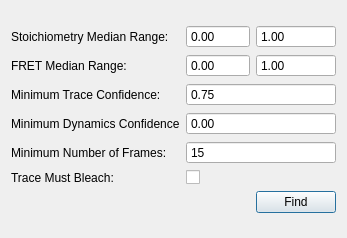
<?xml version="1.0" encoding="UTF-8"?>
<ui version="4.0">
 <class>TraceWindowInspector</class>
 <widget class="QDialog" name="TraceWindowInspector">
  <property name="geometry">
   <rect>
    <x>0</x>
    <y>0</y>
    <width>347</width>
    <height>238</height>
   </rect>
  </property>
  <property name="sizePolicy">
   <sizepolicy hsizetype="Preferred" vsizetype="Preferred">
    <horstretch>0</horstretch>
    <verstretch>0</verstretch>
   </sizepolicy>
  </property>
  <property name="minimumSize">
   <size>
    <width>0</width>
    <height>0</height>
   </size>
  </property>
  <property name="maximumSize">
   <size>
    <width>1000</width>
    <height>1000</height>
   </size>
  </property>
  <property name="windowTitle">
   <string>Adjust</string>
  </property>
  <layout class="QGridLayout" name="gridLayout">
   <item row="4" column="0">
    <layout class="QGridLayout" name="gridLayout_2">
     <item row="1" column="0">
      <widget class="QLabel" name="FretLabel">
       <property name="text">
        <string>FRET Median Range:</string>
       </property>
      </widget>
     </item>
     <item row="0" column="1">
      <widget class="QDoubleSpinBox" name="spinBoxStoiLo">
       <property name="frame">
        <bool>true</bool>
       </property>
       <property name="buttonSymbols">
        <enum>QAbstractSpinBox::NoButtons</enum>
       </property>
       <property name="maximum">
        <double>1.000000000000000</double>
       </property>
       <property name="singleStep">
        <double>0.100000000000000</double>
       </property>
      </widget>
     </item>
     <item row="4" column="0">
      <widget class="QLabel" name="FramesLabel">
       <property name="text">
        <string>Minimum Number of Frames:</string>
       </property>
      </widget>
     </item>
     <item row="1" column="1">
      <widget class="QDoubleSpinBox" name="spinBoxFretLo">
       <property name="frame">
        <bool>true</bool>
       </property>
       <property name="buttonSymbols">
        <enum>QAbstractSpinBox::NoButtons</enum>
       </property>
       <property name="maximum">
        <double>1.000000000000000</double>
       </property>
       <property name="singleStep">
        <double>0.100000000000000</double>
       </property>
      </widget>
     </item>
     <item row="3" column="0">
      <widget class="QLabel" name="FramesLabel_3">
       <property name="text">
        <string>Minimum Dynamics Confidence</string>
       </property>
      </widget>
     </item>
     <item row="3" column="1" colspan="2">
      <widget class="QDoubleSpinBox" name="spinBoxDynamics">
       <property name="frame">
        <bool>true</bool>
       </property>
       <property name="buttonSymbols">
        <enum>QAbstractSpinBox::NoButtons</enum>
       </property>
       <property name="maximum">
        <double>1.000000000000000</double>
       </property>
       <property name="singleStep">
        <double>0.050000000000000</double>
       </property>
      </widget>
     </item>
     <item row="1" column="2">
      <widget class="QDoubleSpinBox" name="spinBoxFretHi">
       <property name="frame">
        <bool>true</bool>
       </property>
       <property name="buttonSymbols">
        <enum>QAbstractSpinBox::NoButtons</enum>
       </property>
       <property name="maximum">
        <double>1.000000000000000</double>
       </property>
       <property name="singleStep">
        <double>0.100000000000000</double>
       </property>
       <property name="value">
        <double>1.000000000000000</double>
       </property>
      </widget>
     </item>
     <item row="0" column="2">
      <widget class="QDoubleSpinBox" name="spinBoxStoiHi">
       <property name="frame">
        <bool>true</bool>
       </property>
       <property name="buttonSymbols">
        <enum>QAbstractSpinBox::NoButtons</enum>
       </property>
       <property name="maximum">
        <double>1.000000000000000</double>
       </property>
       <property name="singleStep">
        <double>0.100000000000000</double>
       </property>
       <property name="value">
        <double>1.000000000000000</double>
       </property>
      </widget>
     </item>
     <item row="2" column="0">
      <widget class="QLabel" name="FramesLabel_2">
       <property name="text">
        <string>Minimum Trace Confidence:</string>
       </property>
      </widget>
     </item>
     <item row="0" column="0">
      <widget class="QLabel" name="StoiLabel">
       <property name="text">
        <string>Stoichiometry Median Range:</string>
       </property>
      </widget>
     </item>
     <item row="4" column="1" colspan="2">
      <widget class="QSpinBox" name="spinBoxMinFrames">
       <property name="buttonSymbols">
        <enum>QAbstractSpinBox::NoButtons</enum>
       </property>
       <property name="maximum">
        <number>1000</number>
       </property>
       <property name="value">
        <number>15</number>
       </property>
      </widget>
     </item>
     <item row="6" column="2">
      <widget class="QPushButton" name="pushButtonFind">
       <property name="text">
        <string>Find</string>
       </property>
      </widget>
     </item>
     <item row="2" column="1" colspan="2">
      <widget class="QDoubleSpinBox" name="spinBoxConfidence">
       <property name="frame">
        <bool>true</bool>
       </property>
       <property name="buttonSymbols">
        <enum>QAbstractSpinBox::NoButtons</enum>
       </property>
       <property name="maximum">
        <double>1.000000000000000</double>
       </property>
       <property name="singleStep">
        <double>0.050000000000000</double>
       </property>
       <property name="value">
        <double>0.750000000000000</double>
       </property>
      </widget>
     </item>
     <item row="5" column="1">
      <widget class="QCheckBox" name="checkBoxBleach">
       <property name="text">
        <string/>
       </property>
      </widget>
     </item>
     <item row="5" column="0">
      <widget class="QLabel" name="FramesLabel_4">
       <property name="text">
        <string>Trace Must Bleach:</string>
       </property>
      </widget>
     </item>
    </layout>
   </item>
  </layout>
 </widget>
 <layoutdefault spacing="6" margin="11"/>
 <tabstops>
  <tabstop>spinBoxStoiLo</tabstop>
  <tabstop>spinBoxStoiHi</tabstop>
  <tabstop>spinBoxFretLo</tabstop>
  <tabstop>spinBoxFretHi</tabstop>
  <tabstop>spinBoxConfidence</tabstop>
  <tabstop>spinBoxDynamics</tabstop>
  <tabstop>spinBoxMinFrames</tabstop>
  <tabstop>pushButtonFind</tabstop>
 </tabstops>
 <resources/>
 <connections/>
</ui>
